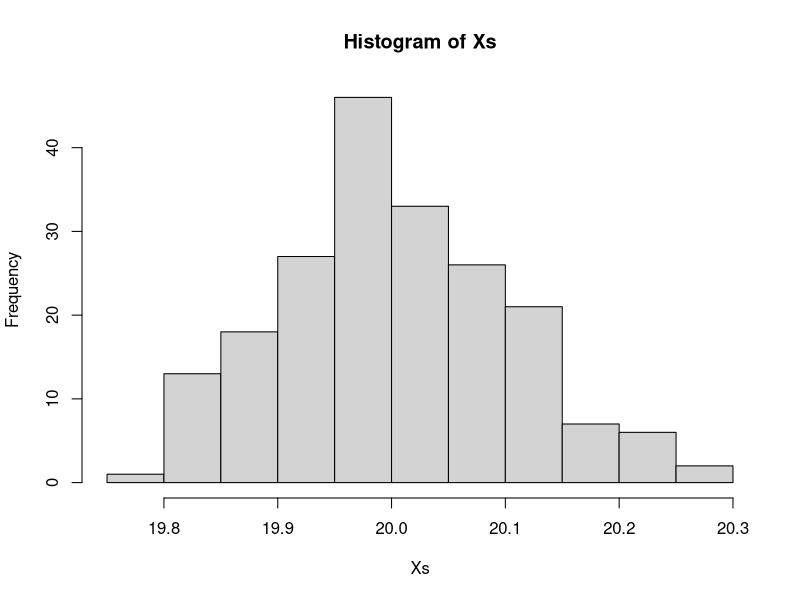
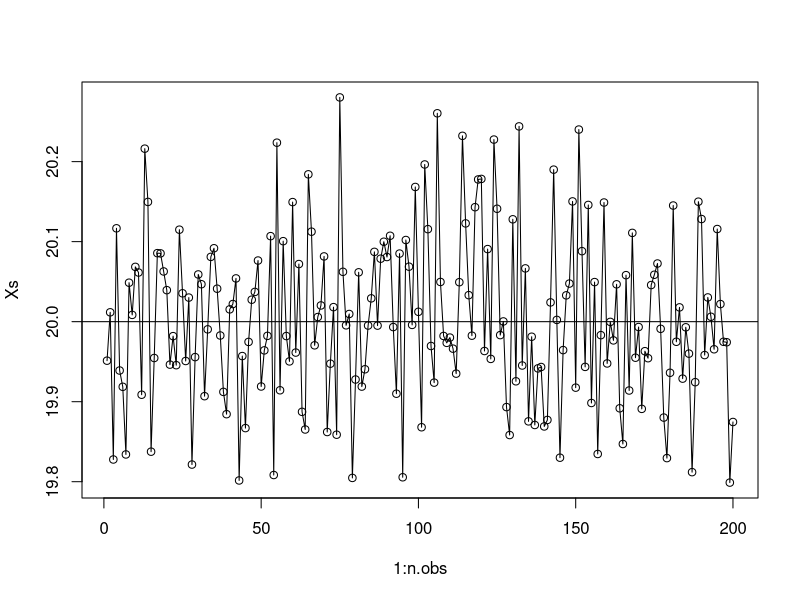

These figures' R source, in order:
##########################
# TRUE AND OBSERVED SCORES
##########################
# author: Giorgio Arcara
# ver: 13/10/2023

#################
# DESCRIPTION
###################
# this is a short script to simulate some properties of True and Observed scores
# under assumptions of classical test theory


# X = observed score
# T = True score
# E = error

# E = N(0, sd) # error is distributed "by definition" as a normal variable with 0 mean and a given standard deviation sd

##########################
## simulation paramters
#########################
T = 20 # true score
E.sd = 0.1 # Error  (sd)
n.obs = 200 # number of observations

# data simulation
Xs = NULL
for (iE in 1:n.obs){
  E = rnorm(1, mean = 0, sd = E.sd)
  Xs[iE] = T + E
}

print(Xs)

mean(Xs) # calculate mean of Observed scores
hist(Xs) # histogram of observed scores

# plot observed score as compared to true score
plot(1:n.obs, Xs)
lines(1:n.obs, Xs)
abline(h=T)
